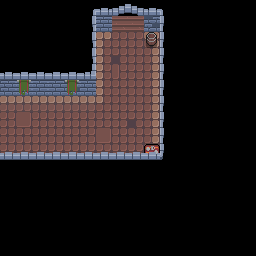

This game map was drawn from its Tiled (.tmx) file and the tilesets committed beside it. A one-line description and the full map source follow:
An orthogonal 16x16 tile map with 16x16 px tiles, 3 tile layers (Background, Midground, Foreground), 2 tilesets and 6 objects (3x Goblin, 2x Torch, Chest).

<map version="1.2" tiledversion="1.3.4" orientation="orthogonal" renderorder="right-down" width="16" height="16" tilewidth="16" tileheight="16" infinite="0" nextlayerid="6" nextobjectid="13">
 <tileset firstgid="1" name="tilemap" tilewidth="16" tileheight="16" tilecount="72" columns="9">
  <image source="../assets/tilemap.png" width="144" height="128" />
 </tileset>
 <tileset firstgid="73" name="sprite" tilewidth="16" tileheight="16" tilecount="252" columns="28">
  <image source="../assets/spritesheet.png" width="448" height="144" />
 </tileset>
 <layer id="2" name="Background" width="16" height="16">
  <data encoding="csv">
0,0,0,0,0,0,0,0,0,0,0,0,0,0,0,0,
0,0,0,0,0,0,43,28,28,52,0,0,0,0,0,0,
0,0,0,0,0,0,16,12,12,18,0,0,0,0,0,0,
0,0,0,0,0,0,25,21,12,27,0,0,0,0,0,0,
0,0,0,0,0,0,25,22,12,27,0,0,0,0,0,0,
44,43,43,43,52,43,25,12,12,27,0,0,0,0,0,0,
17,17,17,17,17,17,34,12,12,27,0,0,0,0,0,0,
12,13,12,12,12,12,12,12,21,27,0,0,0,0,0,0,
12,12,12,12,12,12,13,12,12,27,0,0,0,0,0,0,
12,12,12,12,12,12,12,12,12,27,0,0,0,0,0,0,
0,0,0,0,0,0,0,0,0,0,0,0,0,0,0,0,
0,0,0,0,0,0,0,0,0,0,0,0,0,0,0,0,
0,0,0,0,0,0,0,0,0,0,0,0,0,0,0,0,
0,0,0,0,0,0,0,0,0,0,0,0,0,0,0,0,
0,0,0,0,0,0,0,0,0,0,0,0,0,0,0,0,
0,0,0,0,0,0,0,0,0,0,0,0,0,0,0,0
</data>
 </layer>
 <layer id="3" name="Midground" width="16" height="16">
  <data encoding="csv">
0,0,0,0,0,0,0,0,0,0,0,0,0,0,0,0,
0,0,0,0,0,37,0,0,0,0,37,0,0,0,0,0,
0,0,0,0,0,37,0,0,0,2,37,0,0,0,0,0,
0,0,0,0,0,37,0,0,0,0,37,0,0,0,0,0,
37,37,37,37,37,37,0,0,0,0,37,0,0,0,0,0,
0,4,0,0,4,0,0,0,0,0,37,0,0,0,0,0,
0,0,0,0,0,0,0,0,0,0,37,0,0,0,0,0,
0,0,0,0,0,0,0,0,0,0,37,0,0,0,0,0,
0,0,0,0,0,0,0,0,0,0,37,0,0,0,0,0,
0,0,0,0,0,0,0,0,0,15,37,0,0,0,0,0,
37,37,37,37,37,37,37,37,37,37,37,0,0,0,0,0,
0,0,0,0,0,0,0,0,0,0,0,0,0,0,0,0,
0,0,0,0,0,0,0,0,0,0,0,0,0,0,0,0,
0,0,0,0,0,0,0,0,0,0,0,0,0,0,0,0,
0,0,0,0,0,0,0,0,0,0,0,0,0,0,0,0,
0,0,0,0,0,0,0,0,0,0,0,0,0,0,0,0
</data>
 </layer>
 <objectgroup id="4" name="Sprites">
  <object id="3" name="Goblin" gid="101" x="15.8467" y="109.053" width="16" height="16" />
  <object id="7" name="Torch" gid="163" x="36.4155" y="92.6577" width="16" height="16" />
  <object id="9" name="Torch" gid="163" x="96.0332" y="31.2511" width="16" height="16" />
  <object id="10" name="Chest" gid="107" x="35.819" y="105.475" width="16" height="16" />
  <object id="11" name="Goblin" gid="101" x="57.2818" y="110.64" width="16" height="16" />
  <object id="12" name="Goblin" gid="101" x="34.3288" y="122.265" width="16" height="16" />
 </objectgroup>
 <layer id="5" name="Foreground" width="16" height="16">
  <data encoding="csv">
0,0,0,0,0,41,66,62,63,66,40,0,0,0,0,0,
0,0,0,0,0,50,0,0,0,0,49,0,0,0,0,0,
0,0,0,0,0,50,0,0,0,0,49,0,0,0,0,0,
0,0,0,0,0,50,0,0,0,0,49,0,0,0,0,0,
66,66,66,66,66,69,0,0,0,0,49,0,0,0,0,0,
0,0,0,0,0,0,0,0,0,0,49,0,0,0,0,0,
0,0,0,0,0,0,0,0,0,0,49,0,0,0,0,0,
0,0,0,0,0,0,0,0,0,0,49,0,0,0,0,0,
0,0,0,0,0,0,0,0,0,0,49,0,0,0,0,0,
66,66,66,66,66,66,66,66,66,66,58,0,0,0,0,0,
0,0,0,0,0,0,0,0,0,0,0,0,0,0,0,0,
0,0,0,0,0,0,0,0,0,0,0,0,0,0,0,0,
0,0,0,0,0,0,0,0,0,0,0,0,0,0,0,0,
0,0,0,0,0,0,0,0,0,0,0,0,0,0,0,0,
0,0,0,0,0,0,0,0,0,0,0,0,0,0,0,0,
0,0,0,0,0,0,0,0,0,0,0,0,0,0,0,0
</data>
 </layer>
</map>
